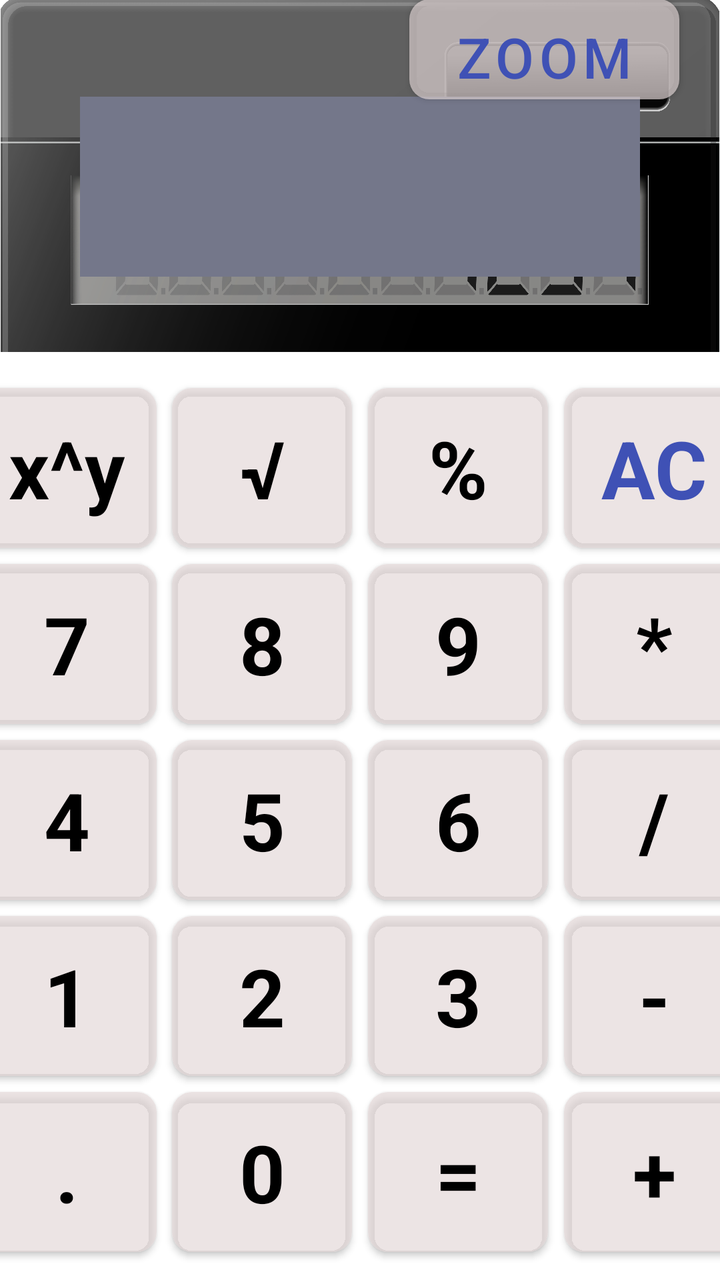
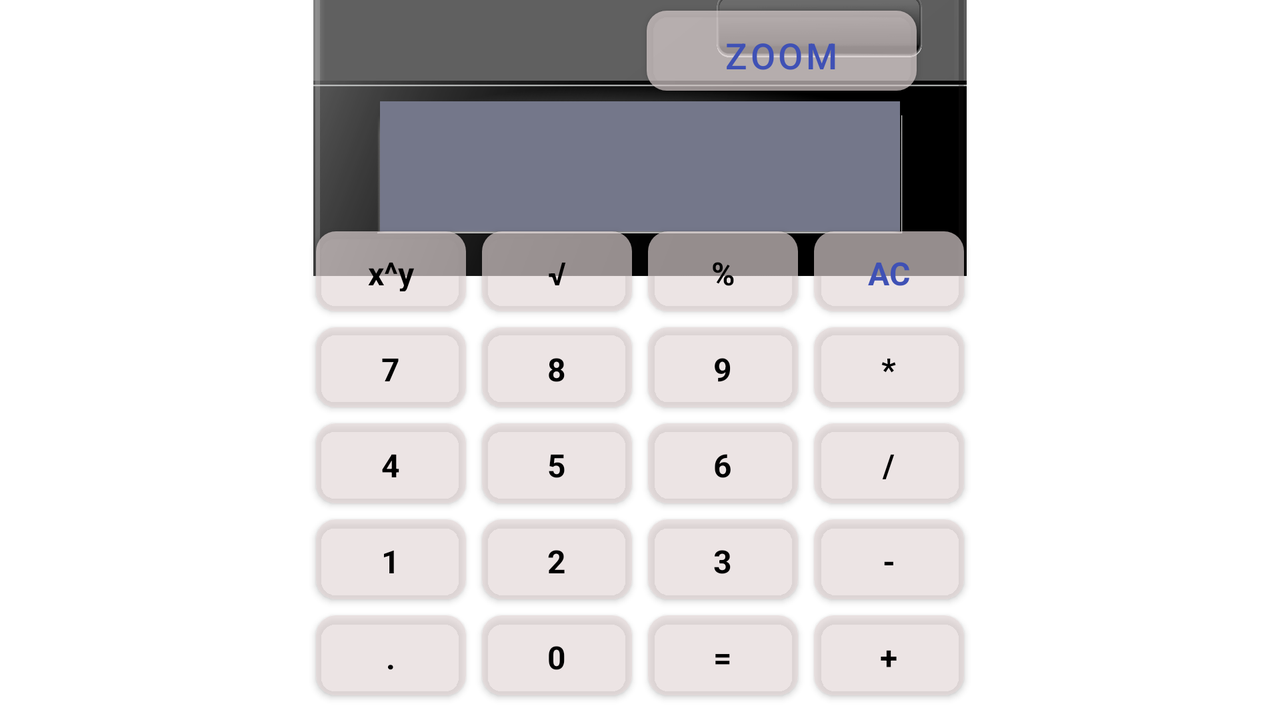

An Android layout and its configuration variant, each rendered on a device that would load it. The default file and the variant file are quoted in full after the pictures.
<!-- AndroidManifest.xml: application theme Theme.Calculator_project -->
<!-- res/layout/activity_main.xml -->
<?xml version="1.0" encoding="utf-8"?>
<androidx.constraintlayout.widget.ConstraintLayout xmlns:android="http://schemas.android.com/apk/res/android"
    xmlns:app="http://schemas.android.com/apk/res-auto"
    xmlns:tools="http://schemas.android.com/tools"
    android:layout_width="match_parent"
    android:layout_height="match_parent"
    tools:context=".MainActivity">


    <androidx.appcompat.widget.AppCompatImageView
        android:id="@+id/image_view"
        android:layout_width="match_parent"
        android:layout_height="wrap_content"
        android:adjustViewBounds="true"
        app:layout_constraintTop_toTopOf="parent"
        app:srcCompat="@drawable/calc" />

    <TextView
        android:id="@+id/output_result_text_view"
        style="@style/output_result_textview"
        android:text=""
        app:layout_constraintBottom_toBottomOf="@id/image_view"
        app:layout_constraintEnd_toEndOf="parent"
        app:layout_constraintStart_toStartOf="parent"
        app:layout_constraintTop_toTopOf="parent"
        app:layout_constraintVertical_bias="@dimen/textview_vertical_bias" />

    <com.google.android.material.button.MaterialButton
        android:id="@+id/button_ac"
        style="@style/calc_button"
        android:text="@string/button_ac"
        android:textColor="@color/second_button_color"
        app:layout_constraintBottom_toTopOf="@id/button_multiply"
        app:layout_constraintEnd_toEndOf="parent"
        app:layout_constraintStart_toEndOf="@id/button_percent"
        app:layout_constraintTop_toTopOf="parent"
        app:layout_constraintVertical_bias="@dimen/button_vertical_bias"
        app:layout_constraintVertical_chainStyle="packed" />

    <com.google.android.material.button.MaterialButton
        android:id="@+id/button_percent"
        style="@style/calc_button"
        android:text="@string/button_percent"
        app:layout_constraintBottom_toTopOf="@id/button_nine"
        app:layout_constraintEnd_toStartOf="@id/button_ac"
        app:layout_constraintStart_toEndOf="@id/button_root"
        app:layout_constraintTop_toTopOf="parent"
        app:layout_constraintVertical_bias="@dimen/button_vertical_bias"
        app:layout_constraintVertical_chainStyle="packed" />

    <com.google.android.material.button.MaterialButton
        android:id="@+id/button_root"
        style="@style/calc_button"
        android:text="@string/button_root"
        app:layout_constraintBottom_toTopOf="@id/button_eight"
        app:layout_constraintEnd_toStartOf="@id/button_percent"
        app:layout_constraintStart_toEndOf="@id/button_degree"
        app:layout_constraintTop_toTopOf="parent"
        app:layout_constraintVertical_bias="@dimen/button_vertical_bias"
        app:layout_constraintVertical_chainStyle="packed" />

    <com.google.android.material.button.MaterialButton
        android:id="@+id/button_degree"
        style="@style/calc_button"
        android:text="@string/button_degree"
        app:layout_constraintBottom_toTopOf="@id/button_seven"
        app:layout_constraintEnd_toStartOf="@id/button_root"
        app:layout_constraintHorizontal_chainStyle="packed"
        app:layout_constraintStart_toStartOf="parent"
        app:layout_constraintTop_toTopOf="parent"
        app:layout_constraintVertical_bias="@dimen/button_vertical_bias"
        app:layout_constraintVertical_chainStyle="packed" />

    <com.google.android.material.button.MaterialButton
        android:id="@+id/button_seven"
        style="@style/calc_button"
        android:text="@string/button_seven"
        app:layout_constraintBottom_toTopOf="@id/button_four"
        app:layout_constraintEnd_toStartOf="@id/button_eight"
        app:layout_constraintHorizontal_chainStyle="packed"
        app:layout_constraintStart_toStartOf="parent"
        app:layout_constraintTop_toBottomOf="@id/button_degree" />

    <com.google.android.material.button.MaterialButton
        android:id="@+id/button_eight"
        style="@style/calc_button"
        android:text="@string/button_eight"
        app:layout_constraintBottom_toTopOf="@id/button_five"
        app:layout_constraintEnd_toStartOf="@id/button_nine"
        app:layout_constraintStart_toEndOf="@id/button_seven"
        app:layout_constraintTop_toBottomOf="@id/button_root" />

    <com.google.android.material.button.MaterialButton
        android:id="@+id/button_nine"
        style="@style/calc_button"
        android:text="@string/button_nine"
        app:layout_constraintBottom_toTopOf="@id/button_six"
        app:layout_constraintEnd_toStartOf="@id/button_multiply"
        app:layout_constraintStart_toEndOf="@id/button_eight"
        app:layout_constraintTop_toBottomOf="@id/button_percent" />

    <com.google.android.material.button.MaterialButton
        android:id="@+id/button_plus"
        style="@style/calc_button"
        android:text="@string/plus"
        app:layout_constraintBottom_toBottomOf="parent"
        app:layout_constraintEnd_toEndOf="parent"
        app:layout_constraintStart_toEndOf="@id/button_equals"
        app:layout_constraintTop_toBottomOf="@id/button_minus" />

    <com.google.android.material.button.MaterialButton
        android:id="@+id/button_minus"
        style="@style/calc_button"
        android:text="@string/minus"
        app:layout_constraintBottom_toTopOf="@id/button_plus"
        app:layout_constraintEnd_toEndOf="parent"
        app:layout_constraintStart_toEndOf="@id/button_three"
        app:layout_constraintTop_toBottomOf="@id/button_devide" />

    <com.google.android.material.button.MaterialButton
        android:id="@+id/button_devide"
        style="@style/calc_button"
        android:text="@string/devide"
        app:layout_constraintBottom_toTopOf="@id/button_minus"
        app:layout_constraintEnd_toEndOf="parent"
        app:layout_constraintStart_toEndOf="@id/button_six"
        app:layout_constraintTop_toBottomOf="@id/button_multiply" />

    <com.google.android.material.button.MaterialButton
        android:id="@+id/button_multiply"
        style="@style/calc_button"
        android:text="@string/multiply"
        app:layout_constraintBottom_toTopOf="@id/button_devide"
        app:layout_constraintEnd_toEndOf="parent"
        app:layout_constraintStart_toEndOf="@id/button_nine"
        app:layout_constraintTop_toBottomOf="@id/button_ac" />

    <com.google.android.material.button.MaterialButton
        android:id="@+id/button_four"
        style="@style/calc_button"
        android:text="@string/button_four"
        app:layout_constraintBottom_toTopOf="@id/button_one"
        app:layout_constraintEnd_toStartOf="@id/button_five"
        app:layout_constraintHorizontal_chainStyle="packed"
        app:layout_constraintStart_toStartOf="parent"
        app:layout_constraintTop_toBottomOf="@id/button_seven" />

    <com.google.android.material.button.MaterialButton
        android:id="@+id/button_five"
        style="@style/calc_button"
        android:text="@string/button_five"
        app:layout_constraintBottom_toTopOf="@id/button_two"
        app:layout_constraintEnd_toStartOf="@id/button_six"
        app:layout_constraintStart_toEndOf="@id/button_four"
        app:layout_constraintTop_toBottomOf="@id/button_eight" />

    <com.google.android.material.button.MaterialButton
        android:id="@+id/button_six"
        style="@style/calc_button"
        android:text="@string/button_six"
        app:layout_constraintBottom_toTopOf="@id/button_three"
        app:layout_constraintEnd_toStartOf="@id/button_devide"
        app:layout_constraintStart_toEndOf="@id/button_five"
        app:layout_constraintTop_toBottomOf="@id/button_nine" />

    <com.google.android.material.button.MaterialButton
        android:id="@+id/button_one"
        style="@style/calc_button"
        android:text="@string/button_one"
        app:layout_constraintBottom_toTopOf="@id/button_dot"
        app:layout_constraintEnd_toStartOf="@id/button_two"
        app:layout_constraintHorizontal_chainStyle="packed"
        app:layout_constraintStart_toStartOf="parent"
        app:layout_constraintTop_toBottomOf="@id/button_four" />

    <com.google.android.material.button.MaterialButton
        android:id="@+id/button_two"
        style="@style/calc_button"
        android:text="@string/button_two"
        app:layout_constraintBottom_toTopOf="@id/button_zero"
        app:layout_constraintEnd_toStartOf="@id/button_three"
        app:layout_constraintStart_toEndOf="@id/button_one"
        app:layout_constraintTop_toBottomOf="@id/button_five" />

    <com.google.android.material.button.MaterialButton
        android:id="@+id/button_three"
        style="@style/calc_button"
        android:text="@string/button_three"
        app:layout_constraintBottom_toTopOf="@id/button_equals"
        app:layout_constraintEnd_toStartOf="@id/button_minus"
        app:layout_constraintStart_toEndOf="@id/button_two"
        app:layout_constraintTop_toBottomOf="@id/button_six" />

    <com.google.android.material.button.MaterialButton
        android:id="@+id/button_dot"
        style="@style/calc_button"
        android:text="@string/button_dot"
        app:layout_constraintBottom_toBottomOf="parent"
        app:layout_constraintEnd_toStartOf="@id/button_zero"
        app:layout_constraintHorizontal_chainStyle="packed"
        app:layout_constraintStart_toStartOf="parent"
        app:layout_constraintTop_toBottomOf="@id/button_one" />

    <com.google.android.material.button.MaterialButton
        android:id="@+id/button_zero"
        style="@style/calc_button"
        android:text="@string/button_zero"
        app:layout_constraintBottom_toBottomOf="parent"
        app:layout_constraintEnd_toStartOf="@id/button_equals"
        app:layout_constraintStart_toEndOf="@id/button_dot"
        app:layout_constraintTop_toBottomOf="@id/button_two" />

    <com.google.android.material.button.MaterialButton
        android:id="@+id/button_equals"
        style="@style/calc_button"
        android:text="@string/button_equals"
        app:layout_constraintBottom_toBottomOf="parent"
        app:layout_constraintEnd_toStartOf="@id/button_plus"
        app:layout_constraintStart_toEndOf="@id/button_zero"
        app:layout_constraintTop_toBottomOf="@id/button_three" />

    <com.google.android.material.button.MaterialButton
        android:id="@+id/button_zoom"
        style="@style/button_zoom"
        android:text="@string/button_zoom"
        app:layout_constraintBottom_toTopOf="@id/output_result_text_view"
        app:layout_constraintEnd_toEndOf="parent"
        app:layout_constraintHorizontal_bias="@dimen/button_zoom_horizontal_bias"
        app:layout_constraintStart_toStartOf="parent"
        app:layout_constraintTop_toTopOf="parent" />


</androidx.constraintlayout.widget.ConstraintLayout>
<!-- resources referenced by this layout -->
<resources>
  <color name="second_button_color">@color/blue</color>
  <dimen name="button_vertical_bias">0.95</dimen>
  <dimen name="button_zoom_horizontal_bias">0.91</dimen>
  <dimen name="textview_vertical_bias">1.4</dimen>
  <string name="button_ac">AC</string>
  <string name="button_degree">x^y</string>
  <string name="button_dot">.</string>
  <string name="button_eight">8</string>
  <string name="button_equals">=</string>
  <string name="button_five">5</string>
  <string name="button_four">4</string>
  <string name="button_nine">9</string>
  <string name="button_one">1</string>
  <string name="button_percent">%</string>
  <string name="button_root">√</string>
  <string name="button_seven">7</string>
  <string name="button_six">6</string>
  <string name="button_three">3</string>
  <string name="button_two">2</string>
  <string name="button_zero">0</string>
  <string name="button_zoom">ZOOM</string>
  <string name="devide">/</string>
  <string name="minus">-</string>
  <string name="multiply">*</string>
  <string name="plus">+</string>
  <style name="button_zoom">
          <item name="android:layout_width">@dimen/button_zoom_layout_width</item>
          <item name="android:layout_height">@dimen/button_zoom_layout_height</item>
          <item name="android:background">@drawable/square_button</item>
          <item name="android:backgroundTint">@color/black</item>
          <item name="android:textSize">@dimen/button_zoom_text_size</item>
          <item name="android:textColor">@color/second_button_color</item>
  
      </style>
  <style name="output_result_textview">
          <item name="android:layout_width">match_parent</item>
          <item name="android:layout_height">@dimen/textview_layout_height</item>
          <item name="android:layout_margin">@dimen/textview_layout_margin</item>
          <item name="android:background">@color/output_result_textview_color</item>
          <item name="android:textSize">@dimen/landscape_textview_text_size</item>
          <item name="android:textAlignment">center</item>
  
      </style>
  <style name="Theme.Calculator_project" parent="Theme.MaterialComponents.DayNight.DarkActionBar">
          <item name="colorPrimary">@color/milk_white</item>
          <item name="colorOnPrimary">@color/black</item>
          <item name="android:windowBackground">@color/white</item>
          <item name="android:statusBarColor" tools:targetApi="l">?attr/colorPrimaryVariant</item>
      </style>
  <color name="blue">#3F51B5</color>
  <dimen name="button_zoom_layout_width">135sp</dimen>
  <dimen name="button_zoom_layout_height">50sp</dimen>
  <!-- drawable square_button (drawable) -->
  <?xml version="1.0" encoding="utf-8"?>
  <selector
      xmlns:android="http://schemas.android.com/apk/res/android">
      <item>
          <shape>
              <solid android:color="@color/white"/>
              <corners
                  android:bottomLeftRadius="10dp"
                  android:bottomRightRadius="10dp"
                  android:topLeftRadius="10dp"
                  android:topRightRadius="10dp" />
          </shape>
      </item>
  </selector>
  <color name="black">#FF000000</color>
  <dimen name="button_zoom_text_size">28sp</dimen>
  <dimen name="calc_button_layout_width">90sp</dimen>
  <dimen name="calc_button_layout_height">80sp</dimen>
  <dimen name="calc_button_layout_margin">4dp</dimen>
  <dimen name="calc_button_text_size">40sp</dimen>
  <dimen name="textview_layout_height">90sp</dimen>
  <dimen name="textview_layout_margin">40sp</dimen>
  <color name="output_result_textview_color">@color/grey</color>
  <dimen name="landscape_textview_text_size">50sp</dimen>
  <color name="milk_white">#A8E3D7D7</color>
  <color name="white">#FFFFFFFF</color>
  <color name="grey">#74778A</color>
</resources>
<!-- res/layout-land/activity_main.xml (the author's variant of the layout above) -->
<!-- drawn on the phone turned sideways -->
<?xml version="1.0" encoding="utf-8"?>
<androidx.constraintlayout.widget.ConstraintLayout xmlns:android="http://schemas.android.com/apk/res/android"
    xmlns:app="http://schemas.android.com/apk/res-auto"
    xmlns:tools="http://schemas.android.com/tools"
    android:layout_width="match_parent"
    android:layout_height="match_parent"
    tools:context=".MainActivity">


    <androidx.appcompat.widget.AppCompatImageView
        android:id="@+id/image_view"
        android:layout_width="wrap_content"
        android:layout_height="160sp"
        android:adjustViewBounds="true"
        app:layout_constraintBottom_toTopOf="@id/button_percent"
        app:layout_constraintEnd_toEndOf="parent"
        app:layout_constraintStart_toStartOf="parent"
        app:layout_constraintTop_toTopOf="parent"
        app:srcCompat="@drawable/calc" />

    <TextView
        android:id="@+id/output_result_text_view"
        style="@style/landscape_output_result_textview"
        android:text=""
        app:layout_constraintBottom_toBottomOf="@id/image_view"
        app:layout_constraintEnd_toEndOf="parent"
        app:layout_constraintStart_toStartOf="parent"
        app:layout_constraintTop_toTopOf="parent"
        app:layout_constraintVertical_bias="@dimen/landscape_textview_vertical_bias" />

    <com.google.android.material.button.MaterialButton
        android:id="@+id/button_ac"
        style="@style/landscape_calc_button"
        android:text="@string/button_ac"
        android:textColor="@color/second_button_color"
        app:layout_constraintBottom_toTopOf="@id/button_multiply"
        app:layout_constraintEnd_toEndOf="parent"
        app:layout_constraintStart_toEndOf="@id/button_percent"
        app:layout_constraintTop_toTopOf="parent"
        app:layout_constraintVertical_bias="@dimen/landscape_button_vertical_bias"
        app:layout_constraintVertical_chainStyle="packed" />

    <com.google.android.material.button.MaterialButton
        android:id="@+id/button_percent"
        style="@style/landscape_calc_button"
        android:text="@string/button_percent"
        app:layout_constraintBottom_toTopOf="@id/button_nine"
        app:layout_constraintEnd_toStartOf="@id/button_ac"
        app:layout_constraintStart_toEndOf="@id/button_root"
        app:layout_constraintTop_toTopOf="parent"
        app:layout_constraintVertical_bias="@dimen/landscape_button_vertical_bias"
        app:layout_constraintVertical_chainStyle="packed" />

    <com.google.android.material.button.MaterialButton
        android:id="@+id/button_root"
        style="@style/landscape_calc_button"
        android:text="@string/button_root"
        app:layout_constraintBottom_toTopOf="@id/button_eight"
        app:layout_constraintEnd_toStartOf="@id/button_percent"
        app:layout_constraintStart_toEndOf="@id/button_degree"
        app:layout_constraintTop_toTopOf="parent"
        app:layout_constraintVertical_bias="@dimen/landscape_button_vertical_bias"
        app:layout_constraintVertical_chainStyle="packed" />

    <com.google.android.material.button.MaterialButton
        android:id="@+id/button_degree"
        style="@style/landscape_calc_button"
        android:text="@string/button_degree"
        app:layout_constraintBottom_toTopOf="@id/button_seven"
        app:layout_constraintEnd_toStartOf="@id/button_root"
        app:layout_constraintHorizontal_chainStyle="packed"
        app:layout_constraintStart_toStartOf="parent"
        app:layout_constraintTop_toTopOf="parent"
        app:layout_constraintVertical_bias="@dimen/landscape_button_vertical_bias"
        app:layout_constraintVertical_chainStyle="packed" />

    <com.google.android.material.button.MaterialButton
        android:id="@+id/button_seven"
        style="@style/landscape_calc_button"
        android:text="@string/button_seven"
        app:layout_constraintBottom_toTopOf="@id/button_four"
        app:layout_constraintEnd_toStartOf="@id/button_eight"
        app:layout_constraintHorizontal_chainStyle="packed"
        app:layout_constraintStart_toStartOf="parent"
        app:layout_constraintTop_toBottomOf="@id/button_degree" />

    <com.google.android.material.button.MaterialButton
        android:id="@+id/button_eight"
        style="@style/landscape_calc_button"
        android:text="@string/button_eight"
        app:layout_constraintBottom_toTopOf="@id/button_five"
        app:layout_constraintEnd_toStartOf="@id/button_nine"
        app:layout_constraintStart_toEndOf="@id/button_seven"
        app:layout_constraintTop_toBottomOf="@id/button_root" />

    <com.google.android.material.button.MaterialButton
        android:id="@+id/button_nine"
        style="@style/landscape_calc_button"
        android:text="@string/button_nine"
        app:layout_constraintBottom_toTopOf="@id/button_six"
        app:layout_constraintEnd_toStartOf="@id/button_multiply"
        app:layout_constraintStart_toEndOf="@id/button_eight"
        app:layout_constraintTop_toBottomOf="@id/button_percent" />

    <com.google.android.material.button.MaterialButton
        android:id="@+id/button_plus"
        style="@style/landscape_calc_button"
        android:text="@string/plus"
        app:layout_constraintBottom_toBottomOf="parent"
        app:layout_constraintEnd_toEndOf="parent"
        app:layout_constraintStart_toEndOf="@id/button_equals"
        app:layout_constraintTop_toBottomOf="@id/button_minus" />

    <com.google.android.material.button.MaterialButton
        android:id="@+id/button_minus"
        style="@style/landscape_calc_button"
        android:text="@string/minus"
        app:layout_constraintBottom_toTopOf="@id/button_plus"
        app:layout_constraintEnd_toEndOf="parent"
        app:layout_constraintStart_toEndOf="@id/button_three"
        app:layout_constraintTop_toBottomOf="@id/button_devide" />

    <com.google.android.material.button.MaterialButton
        android:id="@+id/button_devide"
        style="@style/landscape_calc_button"
        android:text="@string/devide"
        app:layout_constraintBottom_toTopOf="@id/button_minus"
        app:layout_constraintEnd_toEndOf="parent"
        app:layout_constraintStart_toEndOf="@id/button_six"
        app:layout_constraintTop_toBottomOf="@id/button_multiply" />

    <com.google.android.material.button.MaterialButton
        android:id="@+id/button_multiply"
        style="@style/landscape_calc_button"
        android:text="@string/multiply"
        app:layout_constraintBottom_toTopOf="@id/button_devide"
        app:layout_constraintEnd_toEndOf="parent"
        app:layout_constraintStart_toEndOf="@id/button_nine"
        app:layout_constraintTop_toBottomOf="@id/button_ac" />

    <com.google.android.material.button.MaterialButton
        android:id="@+id/button_four"
        style="@style/landscape_calc_button"
        android:text="@string/button_four"
        app:layout_constraintBottom_toTopOf="@id/button_one"
        app:layout_constraintEnd_toStartOf="@id/button_five"
        app:layout_constraintHorizontal_chainStyle="packed"
        app:layout_constraintStart_toStartOf="parent"
        app:layout_constraintTop_toBottomOf="@id/button_seven" />

    <com.google.android.material.button.MaterialButton
        android:id="@+id/button_five"
        style="@style/landscape_calc_button"
        android:text="@string/button_five"
        app:layout_constraintBottom_toTopOf="@id/button_two"
        app:layout_constraintEnd_toStartOf="@id/button_six"
        app:layout_constraintStart_toEndOf="@id/button_four"
        app:layout_constraintTop_toBottomOf="@id/button_eight" />

    <com.google.android.material.button.MaterialButton
        android:id="@+id/button_six"
        style="@style/landscape_calc_button"
        android:text="@string/button_six"
        app:layout_constraintBottom_toTopOf="@id/button_three"
        app:layout_constraintEnd_toStartOf="@id/button_devide"
        app:layout_constraintStart_toEndOf="@id/button_five"
        app:layout_constraintTop_toBottomOf="@id/button_nine" />

    <com.google.android.material.button.MaterialButton
        android:id="@+id/button_one"
        style="@style/landscape_calc_button"
        android:text="@string/button_one"
        app:layout_constraintBottom_toTopOf="@id/button_dot"
        app:layout_constraintEnd_toStartOf="@id/button_two"
        app:layout_constraintHorizontal_chainStyle="packed"
        app:layout_constraintStart_toStartOf="parent"
        app:layout_constraintTop_toBottomOf="@id/button_four" />

    <com.google.android.material.button.MaterialButton
        android:id="@+id/button_two"
        style="@style/landscape_calc_button"
        android:text="@string/button_two"
        app:layout_constraintBottom_toTopOf="@id/button_zero"
        app:layout_constraintEnd_toStartOf="@id/button_three"
        app:layout_constraintStart_toEndOf="@id/button_one"
        app:layout_constraintTop_toBottomOf="@id/button_five" />

    <com.google.android.material.button.MaterialButton
        android:id="@+id/button_three"
        style="@style/landscape_calc_button"
        android:text="@string/button_three"
        app:layout_constraintBottom_toTopOf="@id/button_equals"
        app:layout_constraintEnd_toStartOf="@id/button_minus"
        app:layout_constraintStart_toEndOf="@id/button_two"
        app:layout_constraintTop_toBottomOf="@id/button_six" />

    <com.google.android.material.button.MaterialButton
        android:id="@+id/button_dot"
        style="@style/landscape_calc_button"
        android:text="@string/button_dot"
        app:layout_constraintBottom_toBottomOf="parent"
        app:layout_constraintEnd_toStartOf="@id/button_zero"
        app:layout_constraintHorizontal_chainStyle="packed"
        app:layout_constraintStart_toStartOf="parent"
        app:layout_constraintTop_toBottomOf="@id/button_one" />

    <com.google.android.material.button.MaterialButton
        android:id="@+id/button_zero"
        style="@style/landscape_calc_button"
        android:text="@string/button_zero"
        app:layout_constraintBottom_toBottomOf="parent"
        app:layout_constraintEnd_toStartOf="@id/button_equals"
        app:layout_constraintStart_toEndOf="@id/button_dot"
        app:layout_constraintTop_toBottomOf="@id/button_two" />

    <com.google.android.material.button.MaterialButton
        android:id="@+id/button_equals"
        style="@style/landscape_calc_button"
        android:text="@string/button_equals"
        app:layout_constraintBottom_toBottomOf="parent"
        app:layout_constraintEnd_toStartOf="@id/button_plus"
        app:layout_constraintStart_toEndOf="@id/button_zero"
        app:layout_constraintTop_toBottomOf="@id/button_three" />

    <com.google.android.material.button.MaterialButton
        android:id="@+id/button_zoom"
        style="@style/landscape_button_zoom"
        android:text="@string/button_zoom"
        app:layout_constraintBottom_toTopOf="@id/output_result_text_view"
        app:layout_constraintEnd_toEndOf="parent"
        app:layout_constraintHorizontal_bias="@dimen/landscape_button_zoom_horizontal_bias"
        app:layout_constraintStart_toStartOf="parent"
        app:layout_constraintTop_toTopOf="parent" />


</androidx.constraintlayout.widget.ConstraintLayout>
<!-- resources referenced by the variant -->
<!-- as the phone turned sideways resolves them -->
<resources>
  <color name="second_button_color">@color/blue</color>
  <dimen name="landscape_button_vertical_bias">0.93</dimen>
  <dimen name="landscape_button_zoom_horizontal_bias">0.64</dimen>
  <dimen name="landscape_textview_vertical_bias">1.4</dimen>
  <string name="button_ac">AC</string>
  <string name="button_degree">x^y</string>
  <string name="button_dot">.</string>
  <string name="button_eight">8</string>
  <string name="button_equals">=</string>
  <string name="button_five">5</string>
  <string name="button_four">4</string>
  <string name="button_nine">9</string>
  <string name="button_one">1</string>
  <string name="button_percent">%</string>
  <string name="button_root">√</string>
  <string name="button_seven">7</string>
  <string name="button_six">6</string>
  <string name="button_three">3</string>
  <string name="button_two">2</string>
  <string name="button_zero">0</string>
  <string name="button_zoom">ZOOM</string>
  <string name="devide">/</string>
  <string name="minus">-</string>
  <string name="multiply">*</string>
  <string name="plus">+</string>
  <style name="landscape_button_zoom">
          <item name="android:layout_width">@dimen/landscape_button_zoom_layout_width</item>
          <item name="android:layout_height">@dimen/landscape_button_zoom_layout_height</item>
          <item name="android:background">@drawable/square_button</item>
          <item name="android:textSize">@dimen/landscape_button_zoom_text_size</item>
          <item name="android:textColor">@color/second_button_color</item>
  
      </style>
  <style name="landscape_output_result_textview">
          <item name="android:layout_width">@dimen/landscape_textview_layout_width</item>
          <item name="android:layout_height">@dimen/landscape_textview_layout_height</item>
          <item name="android:layout_margin">@dimen/landscape_textview_layout_margin</item>
          <item name="android:background">@color/output_result_textview_color</item>
          <item name="android:textSize">@dimen/landscape_textview_text_size</item>
          <item name="android:textAlignment">center</item>
  
      </style>
  <style name="Theme.Calculator_project" parent="Theme.MaterialComponents.DayNight.DarkActionBar">
          <item name="colorPrimary">@color/milk_white</item>
          <item name="colorOnPrimary">@color/black</item>
          <item name="android:windowBackground">@color/white</item>
          <item name="android:statusBarColor" tools:targetApi="l">?attr/colorPrimaryVariant</item>
      </style>
  <color name="blue">#3F51B5</color>
  <dimen name="landscape_button_zoom_layout_width">135sp</dimen>
  <dimen name="landscape_button_zoom_layout_height">40sp</dimen>
  <!-- drawable square_button (drawable) -->
  <?xml version="1.0" encoding="utf-8"?>
  <selector
      xmlns:android="http://schemas.android.com/apk/res/android">
      <item>
          <shape>
              <solid android:color="@color/white"/>
              <corners
                  android:bottomLeftRadius="10dp"
                  android:bottomRightRadius="10dp"
                  android:topLeftRadius="10dp"
                  android:topRightRadius="10dp" />
          </shape>
      </item>
  </selector>
  <dimen name="landscape_button_zoom_text_size">18sp</dimen>
  <dimen name="landscape_calc_button_layout_width">75sp</dimen>
  <dimen name="landscape_calc_button_layout_height">40sp</dimen>
  <dimen name="landscape_calc_button_layout_margin">4dp</dimen>
  <dimen name="landscape_calc_button_text_size">16sp</dimen>
  <dimen name="landscape_textview_layout_width">260sp</dimen>
  <dimen name="landscape_textview_layout_height">65sp</dimen>
  <dimen name="landscape_textview_layout_margin">22sp</dimen>
  <color name="output_result_textview_color">@color/grey</color>
  <dimen name="landscape_textview_text_size">50sp</dimen>
  <color name="milk_white">#A8E3D7D7</color>
  <color name="black">#FF000000</color>
  <color name="white">#FFFFFFFF</color>
  <color name="grey">#74778A</color>
</resources>
